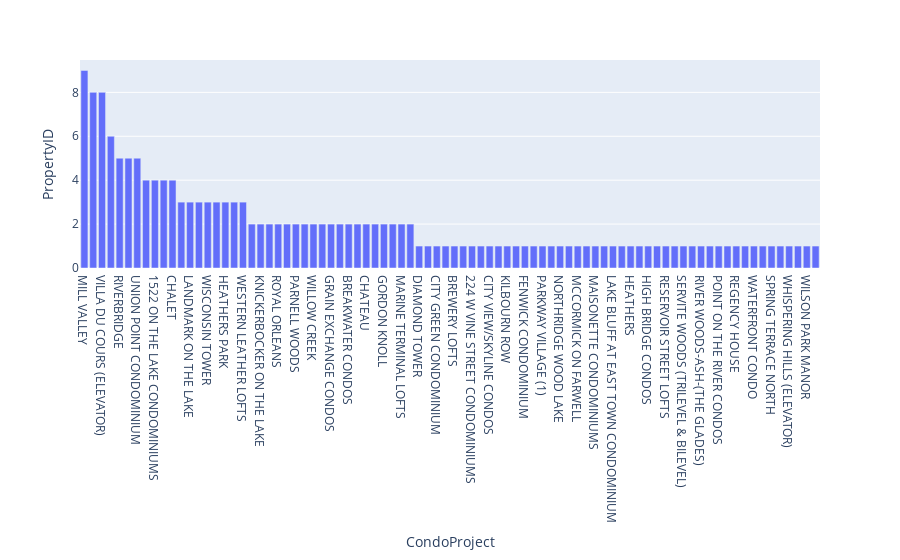

The notebook cell this image was saved under:
### Code cell
px.bar(df_condo_project.sort_values(ascending=False), y="PropertyID")

### Figure 1 — Plotly figure (JSON) as saved in the notebook; plotly's stock layout.template omitted (floating-point values rounded to 4 significant figures)
{"data": [{"alignmentgroup": "True", "hovertemplate": "CondoProject=%{x}<br>PropertyID=%{y}<extra></extra>", "legendgroup": "", "marker": {"color": "#636efa", "pattern": {"shape": ""}}, "name": "", "offsetgroup": "", "orientation": "v", "showlegend": false, "textposition": "auto", "type": "bar", "x": ["MILL VALLEY", "WOODLANDS", "VILLA DU COURS (ELEVATOR)", "BROADWAY CONDOMINIUM", "RIVERBRIDGE", "CLOISTERS NW", "UNION POINT CONDOMINIUM", "EDGE CONDOMINIUMS", "1522 ON THE LAKE CONDOMINIUMS", "SERVITE WOODS (ATRIUM)", "CHALET", "ARBOR RIDGE", "LANDMARK ON THE LAKE", "BLATZ ", "WISCONSIN TOWER", "NEWPORT WEST", "HEATHERS PARK", "SHOEWORKS LOFTS", "WESTERN LEATHER LOFTS", "COURTYARD SQUARE", "KNICKERBOCKER ON THE LAKE", "L'HERMITAGE CONDOMINIUM", "ROYAL ORLEANS", "RED OAKS V", "PARNELL WOODS", "PARKWAY VILLAGE PHASE II & III", "WILLOW CREEK", "RIVER RENAISSANCE", "GRAIN EXCHANGE CONDOS", "COMMISSION HOUSE CONDOS", "BREAKWATER CONDOS", "CAMBRIDGE TERRACE CONDOMINIUM", "CHATEAU", "HI-FI LOFTS CONDOMINIUMS", "GORDON KNOLL", "EDGEWATER TERRACE", "MARINE TERMINAL LOFTS", "LAFAYETTE HILL", "DIAMOND TOWER", "COBBLERS LOFTS", "CITY GREEN CONDOMINIUM", "BAYVIEW TERRACE", "BREWERY LOFTS", "BAYVIEW GARDENS", "224 W VINE STREET CONDOMINIUMS", "CORNERSTONE CROSSING", "CITY VIEW/SKYLINE CONDOS", "JADE GARDENS", "KILBOURN ROW", "FOREST RIDGE VILLAGE", "FENWICK CONDOMINIUM", "EAST LLOYD STREET CONDOS", "PARKWAY VILLAGE (1)", "PARKVIEW CONDOMINIUM", "NORTHRIDGE WOOD LAKE", "NORTHRIDGE EASTBAY", "MCCORMICK ON FARWELL", "LOFTS ON BROADWAY", "MAISONETTE CONDOMINIUMS ", "MAPLE TERRACE", "LAKE BLUFF AT EAST TOWN CONDOMINIUM", "GEORGETOWN EAST", "HEATHERS", "GRANVILLE HEIGHTS", "HIGH BRIDGE CONDOS", "HIGHLANDS 2", "RESERVOIR STREET LOFTS", "PATIO HOMES AT CHEROKEE POINT CONDO", "SERVITE WOODS (TRILEVEL & BILEVEL)", "RIVERWALK PLAZA", "RIVER WOODS-ASH-(THE GLADES) ", "RIVERCREST CONDOMINIUM", "POINT ON THE RIVER CONDOS", "RAVINA PARC", "REGENCY HOUSE", "SKY CONDO 2", "WATERFRONT CONDO", "UNIVERSITY CLUB TOWER CONDOS", "SPRING TERRACE NORTH", "STERLING CONDOMINIUM", "WHISPERING HILLS (ELEVATOR)", "WATERS EDGE", "WILSON PARK MANOR", "WOODSTOCK CONDOMINIUM"], "xaxis": "x", "y": [9, 8, 8, 6, 5, 5, 5, 4, 4, 4, 4, 3, 3, 3, 3, 3, 3, 3, 3, 2, 2, 2, 2, 2, 2, 2, 2, 2, 2, 2, 2, 2, 2, 2, 2, 2, 2, 2, 1, 1, 1, 1, 1, 1, 1, 1, 1, 1, 1, 1, 1, 1, 1, 1, 1, 1, 1, 1, 1, 1, 1, 1, 1, 1, 1, 1, 1, 1, 1, 1, 1, 1, 1, 1, 1, 1, 1, 1, 1, 1, 1, 1, 1, 1], "yaxis": "y"}], "layout": {"barmode": "relative", "legend": {"tracegroupgap": 0}, "margin": {"t": 60}, "xaxis": {"anchor": "y", "domain": [0, 1], "title": {"text": "CondoProject"}}, "yaxis": {"anchor": "x", "domain": [0, 1], "title": {"text": "PropertyID"}}}}
